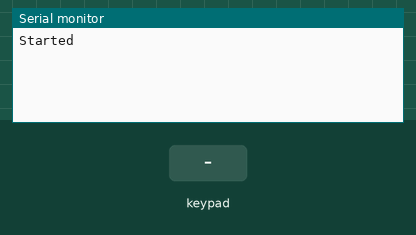
This sketch was run on a simulated Arduino Uno, built with avr-gcc and run on an emulated ATmega328P. On the bench: the last lines printed to the serial monitor. The inputs (shaded band) are chosen by the test bench.

Above: at 1.2 s.
1.3 s: key '1' pressed
At 2.1 s:
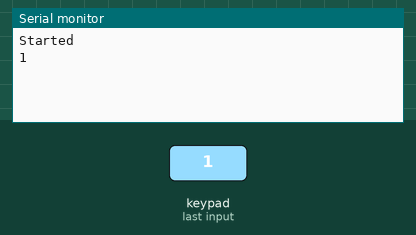
2.8 s: keypad keys 6 5 4 3 # pressed 0.4 s apart
At 5.9 s:
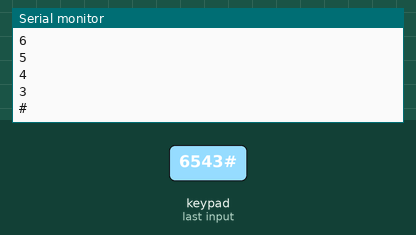
6.3 s: key '*' pressed
At 7.3 s:
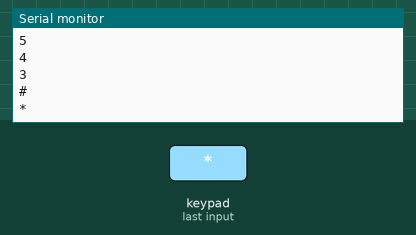
7.8 s: keypad keys 2 1 0 pressed 0.4 s apart
At 9.0 s:
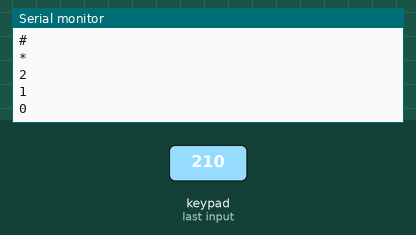
Timing chart, 0 to 10.8 s (numbered marks = the images above; inputs shaded):
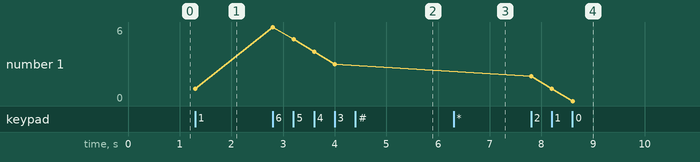

Measured:
- after the input at 1.3 s, the serial monitor: prints a new line at once (image 1)
- after the input at 2.8 s, the serial monitor: prints a new line at once (image 2)
- after the input at 6.3 s, the serial monitor: prints a new line at once (image 3)
- after the input at 7.8 s, the serial monitor: prints a new line at once (image 4)
- plotted number 1: 1 → 3 after the input at 2.8 s, 3 → 0 after the input at 7.8 s

The sketch:

MatrixKeyPad.ino
```cpp
#include "Keypad_I2C.h"

const byte ROWS = 4; //four rows
const byte COLS = 4; //three columns
char* I2CTYPE = "Adafruit_MCP23017";

char keys[ROWS][COLS] = {
  {'1','2','3'},
  {'4','5','6'},
  {'7','8','9'},
  {'*','0','#'}
};
byte rowPins[ROWS] = {6, 5, 4, 3}; //row pins
byte colPins[COLS] = {2, 1, 0}; //connect to the column pinouts of the keypad

Keypad keypad = Keypad( makeKeymap(keys), rowPins, colPins, ROWS, COLS, I2CTYPE );

void setup() {
    Serial.begin(9600);
    Serial.println("Started");
}

void loop() {
    char key = keypad.getKey();
    if (key) {
        Serial.println(key);
    }
}
```
